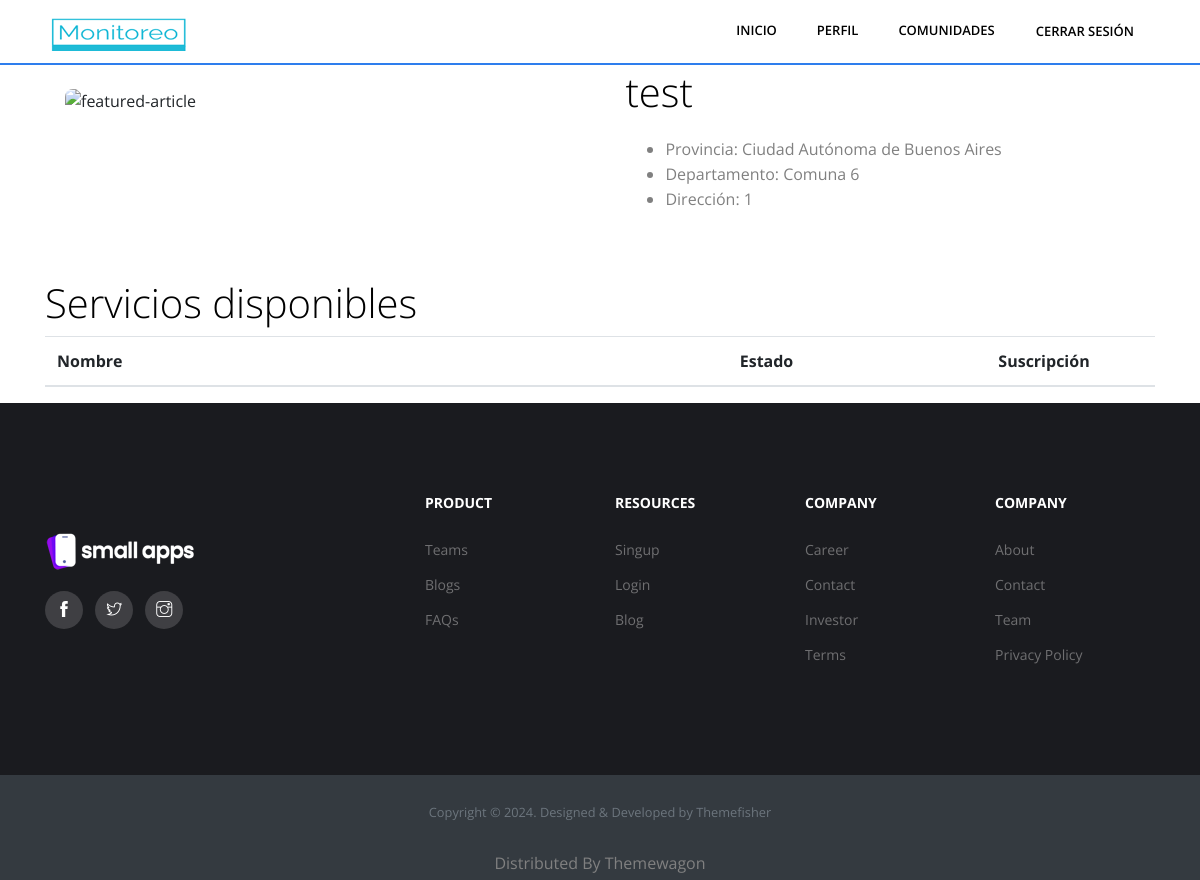
The app's page /establecimiento/2/estacion/ (signed in) with its own data.
### Aplicaciones/Monitoreo/models.py (models this page shows, shortened)
class Establecimiento(models.Model):
    nombre = models.CharField(max_length=30)
    provincia = models.CharField(max_length=50, null=True)
    departamento = models.CharField(max_length=50, null=True)
    foto = models.ImageField(upload_to='profile_pics/', blank=True, null=True)
    class Meta:
        abstract = True

class Estacion(Establecimiento):
    ubicacion_geografica = models.CharField(max_length=30)

### Aplicaciones/Monitoreo/views.py (the view, shortened to what this page needs)
# urls.py: path('establecimiento/<int:id>/<str:tipo>/',views.establecimiento, name = "establecimiento"),
@login_required
def establecimiento(request,id,tipo):
    perfil = Perfil.objects.get(user=request.user)
    establecimiento=None
    detalles_servicios = []
    if tipo == 'estacion':
        establecimiento = get_object_or_404(Estacion,id=id)
        prestaciones_servicio = PrestacionServicioEstacion.objects.filter(estacion=establecimiento)
        for prestacion in prestaciones_servicio:
            servicio = prestacion.servicio
            actividad = 'Activo' if prestacion.actividad else 'Inactivo'
            suscrito = ServicioPerfilEstacion.objects.filter(servicio=prestacion, perfil=perfil).exists()
            detalles_servicios.append({'servicio': servicio, 'actividad': actividad, 'suscrito': suscrito})
    group_names = requestGroups(request)
    context = {
        'establecimiento': establecimiento,
        'detalles_servicios': detalles_servicios,
        'tipo':tipo,
        'groups':group_names,
    }
    return render(request, 'establecimiento.html', context)

### Aplicaciones/Monitoreo/views.py (called while the page is built)
def requestGroups(request):
    user = request.user
    user_groups = user.groups.all()
    group_names = [group.name for group in user_groups]
    return group_names

### Aplicaciones/Monitoreo/templates/establecimiento.html (shortened to what this page needs)
{% load static %}
<!DOCTYPE html>
<link rel="stylesheet" href="https://cdnjs.cloudflare.com/ajax/libs/font-awesome/5.15.4/css/all.min.css">
<html lang="en">
{% include 'fragments/head.html' %}
<body class="body-wrapper" data-spy="scroll" data-target=".privacy-nav">
	{% include 'fragments/header.html' %}
<section class="section featured-article">
	<div class="container">
		<div class="row">
			<div class="col-md-12">
				<article class="featured">
            <div class="image">
                <a href="blog-single.html"><img class="img-fluid" src="{{ establecimiento.foto }}" alt="featured-article"></a>
            </div>
            <div class="content">
              <h2>{{ establecimiento.nombre }}</h2>
              <ul class="text-md-left">
                <li>Provincia: {{ establecimiento.provincia}}</li>
                <li>Departamento: {{ establecimiento.departamento}}</li>
                <li>Dirección: {{ establecimiento.ubicacion_geografica}}</li>
              </ul>
					</div>
				</article>
			</div>
		</div>
	</div>
</section>
<section>
<div class="container">
  <h2>Servicios disponibles</h2>
  <table class="table" >
      <thead>
          <tr>
              <th style="width: 50%;">Nombre</th>
              <th style="text-align: center; width: 30%;">Estado</th>
              <th style="text-align: center;">Suscripción</th>
          </tr>
      </thead>
  </table>
</div>
</section>
<footer>
  <div class="footer-main">
    <div class="container">
      <div class="row">
        <div class="col-lg-4 col-md-12 m-md-auto align-self-center">
          <div class="block">
            <a href="index.html"><img src="images/logo-alt.png" alt="footer-logo"></a>
            <ul class="social-icon list-inline">
              <li class="list-inline-item">
                <a href="https://www.facebook.com/themefisher"><i class="ti-facebook"></i></a>
              </li>
              <li class="list-inline-item">
                <a href="https://twitter.com/themefisher"><i class="ti-twitter"></i></a>
              </li>
              <li class="list-inline-item">
                <a href="https://www.instagram.com/themefisher/"><i class="ti-instagram"></i></a>
              </li>
            </ul>
          </div>
        </div>
        <div class="col-lg-2 col-md-3 col-6 mt-5 mt-lg-0">
          <div class="block-2">
            <h6>Product</h6>
            <ul>
              <li><a href="team.html">Teams</a></li>
              <li><a href="blog.html">Blogs</a></li>
              <li><a href="FAQ.html">FAQs</a></li>
            </ul>
          </div>
        </div>
        <div class="col-lg-2 col-md-3 col-6 mt-5 mt-lg-0">
          <div class="block-2">
            <h6>Resources</h6>
            <ul>
              <li><a href="sign-up.html">Singup</a></li>
              <li><a href="sign-in.html">Login</a></li>
              <li><a href="blog.html">Blog</a></li>
            </ul>
          </div>
        </div>
        <div class="col-lg-2 col-md-3 col-6 mt-5 mt-lg-0">
          <div class="block-2">
            <h6>Company</h6>
            <ul>
              <li><a href="career.html">Career</a></li>
              <li><a href="contact.html">Contact</a></li>
              <li><a href="team.html">Investor</a></li>
              <li><a href="privacy.html">Terms</a></li>
            </ul>
          </div>
        </div>
        <div class="col-lg-2 col-md-3 col-6 mt-5 mt-lg-0">
          <div class="block-2">
            <h6>Company</h6>
            <ul>
              <li><a href="about.html">About</a></li>
              <li><a href="contact.html">Contact</a></li>
              <li><a href="team.html">Team</a></li>
              <li><a href="privacy-policy.html">Privacy Policy</a></li>
            </ul>
          </div>
        </div>
      </div>
    </div>
  </div>
  <div class="text-center bg-dark py-4">
    <small class="text-secondary">Copyright &copy; <script>document.write(new Date().getFullYear())</script>. Designed &amp; Developed by <a href="https://themefisher.com/">Themefisher</a></small class="text-secondary">
  </div>
	<div class="text-center bg-dark py-1">
		<small> <p>Distributed By <a href="https://themewagon.com/">Themewagon</a></p></small class="text-secondary">
	 </div>
</footer>
</body>
</html>

### Aplicaciones/Monitoreo/static/css/style.css (style rules this page uses)
body { font-family: "Open Sans", sans-serif; -webkit-font-smoothing: antialiased; }
h1, h2, h3, h4, h5, h6 { font-family: "Open Sans", sans-serif; color: #000; font-weight: 300; }
h2 { font-size: 40px; line-height: 50px; }
p, li, blockquote, label { font-size: 16px; letter-spacing: 0; line-height: 25px; color: #808080; margin-bottom: 0; }
body { overflow-x: hidden; }
a { font-size: inherit; color: inherit; }
.section { padding: 100px 0; }
.footer-main { padding: 92px 0; background: #1a1b1f; }
.footer-main .block img { margin-bottom: 20px; }
.footer-main .block ul.social-icon li a { text-decoration: none; display: block; width: 38px; height: 38px; border-radius: 100%; background: #3f3f43; color: #fff; text-align: center; line-height: 38px; }
.footer-main .block-2 h6 { font-weight: bold; font-size: 14px; text-transform: uppercase; color: #fff; margin-bottom: 25px; }
.footer-main .block-2 ul { padding: 0; }
.footer-main .block-2 ul li { margin-bottom: 10px; list-style: none; }
.footer-main .block-2 ul li a { font-size: 14px; color: #6f6f71; transition: 0.2s ease; }
.featured-article { padding: 0 0 50px 0; }
.featured-article article.featured { display: flex; }
.featured-article article.featured .image { flex-basis: 100%; padding: 20px; }
.featured-article article.featured .image img { width: 100%; border-radius: 8px; }
.featured-article article.featured .content { margin-left: 30px; flex-basis: 100%; align-self: center; }
.featured-article article.featured .content h2 { margin-bottom: 20px; }

### records on screen
Estacion: nombre "test", provincia "Ciudad Autónoma de Buenos Aires", departamento "Comuna 6", ubicacion_geografica "1"
